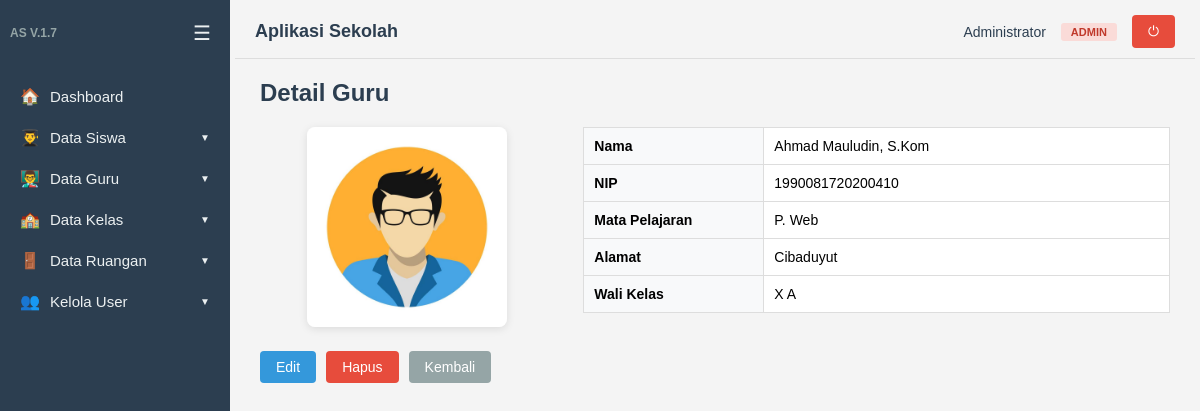
Page /guru/detail.php?id=1 (signed in) on the committed database.
### tables this page shows
CREATE TABLE `datakelas` (
  `id_kelas` int(11) NOT NULL,
  `namakelas` varchar(100) NOT NULL,
  `tingkat` enum('X','XI','XII') NOT NULL,
  `tahunajaran` varchar(20) NOT NULL,
  `idguru` int(11) DEFAULT NULL,
  `idsiswa` int(11) DEFAULT NULL,
  `idruang` int(11) DEFAULT NULL
);

CREATE TABLE `dataguru` (
  `id` int(5) NOT NULL,
  `nama` varchar(50) NOT NULL,
  `nip` varchar(20) NOT NULL,
  `mapel` varchar(50) NOT NULL,
  `alamat` varchar(100) DEFAULT NULL,
  `foto` varchar(100) DEFAULT NULL
);

### auth.php (called while the page is built, shortened)
<?php
if (!function_exists('isLoggedIn')) {
    function isLoggedIn()
    {
        return isset($_SESSION['user_id']);
    }
}
if (!function_exists('hasRole')) {
    function hasRole($roles)
    {
        $userRole = $_SESSION['role'];
        if (is_array($roles)) {
            return in_array($userRole, $roles);
        }
        return $userRole === $roles;
    }
}

### guru/detail.php (the view, shortened to what this page needs)
<?php
include dirname(__DIR__) . '/auth.php';
$id = isset($_GET['id']) ? (int)$_GET['id'] : 0;
$query = "SELECT g.*, k.namakelas
          FROM dataguru g
          LEFT JOIN datakelas k ON g.id = k.idguru
          WHERE g.id = $id";
$data = mysqli_query($koneksi, $query);
$guru = mysqli_fetch_assoc($data);
include dirname(__DIR__) . '/layout/header.php';
?>
<h2>Detail Guru</h2>
<div style="display: flex; gap: 30px; flex-wrap: wrap; margin-bottom: 20px;">
    <div style="flex: 1; min-width: 200px; text-align: center;">
        <img src="<?= BASE_URL; ?>/uploads/foto_guru/<?= $guru['foto'] ?>" width="200" style="border-radius:8px; box-shadow:0 2px 8px rgba(0,0,0,.1);">
    </div>
    <div style="flex: 2; min-width: 300px;">
        <table style="width:100%; border-collapse:collapse;">
            <tr>
                <td style="padding:10px; font-weight:bold; width:180px; background:#f8f9fa;">Nama</td>
                <td style="padding:10px;"><?= htmlspecialchars($guru['nama']) ?></td>
            </tr>
            <tr>
                <td style="padding:10px; font-weight:bold; background:#f8f9fa;">NIP</td>
                <td style="padding:10px;"><?= htmlspecialchars($guru['nip']) ?></td>
            </tr>
            <tr>
                <td style="padding:10px; font-weight:bold; background:#f8f9fa;">Mata Pelajaran</td>
                <td style="padding:10px;"><?= htmlspecialchars($guru['mapel']) ?></td>
            </tr>
            <tr>
                <td style="padding:10px; font-weight:bold; background:#f8f9fa;">Alamat</td>
                <td style="padding:10px;"><?= htmlspecialchars($guru['alamat']) ?></td>
            </tr>
            <tr>
                <td style="padding:10px; font-weight:bold; background:#f8f9fa;">Wali Kelas</td>
                <td style="padding:10px;"><?= htmlspecialchars($guru['namakelas'] ?? '-') ?></td>
            </tr>
        </table>
    </div>
</div>
<div style="display: flex; gap: 10px;">
    <?php if (hasRole('admin')): ?>
    <a class="btn" href="edit.php?id=<?= $guru['id'] ?>">Edit</a>
    <a class="btn btn-danger" href="hapus.php?id=<?= $guru['id'] ?>" onclick="return confirm('Yakin ingin menghapus?')">Hapus</a>
    <?php endif; ?>
    <a class="btn" href="tampil.php" style="background:#95a5a6;">Kembali</a>
</div>
<?php include dirname(__DIR__) . '/layout/footer.php'; ?>

### layout/header.php (style rules this page uses)
* { box-sizing: border-box; margin: 0; padding: 0; }
body { font-family: Arial, Helvetica, sans-serif; background: #f4f4f4; display: flex; min-height: 100vh; }
h2 { margin-bottom: 20px; color: #2c3e50; }
table { border-collapse: collapse; width: 100%; background: #fff; margin-bottom: 15px; }
table th, table td { border: 1px solid #ddd; padding: 9px 12px; text-align: left; font-size: 14px; }
.btn { display: inline-block; background: #3498db; color: #fff; border: 0; padding: 8px 16px; border-radius: 4px; cursor: pointer; text-decoration: none; font-size: 14px; }
.btn-danger { background: #e74c3c; }

### rows in the picture
datakelas: idguru.foto (picture), idguru.nama "Ahmad Mauludin, S.Kom", idguru.nip "1990081720200410", idguru.mapel "P. Web", idguru.alamat "Cibaduyut", namakelas "X A"

### other values in the picture
$item['icon'] "🏠"
$item['label'] "Dashboard"
$item['icon'] "👨‍🎓"
$item['label'] "Data Siswa"
$item['icon'] "👨‍🏫"
$item['label'] "Data Guru"
$item['icon'] "🏫"
$item['label'] "Data Kelas"
$item['icon'] "🚪"
$item['label'] "Data Ruangan"
$item['icon'] "👥"
$item['label'] "Kelola User"
$user['nama_lengkap'] "Administrator"
$roleLabels[$user['role']] "ADMIN"
